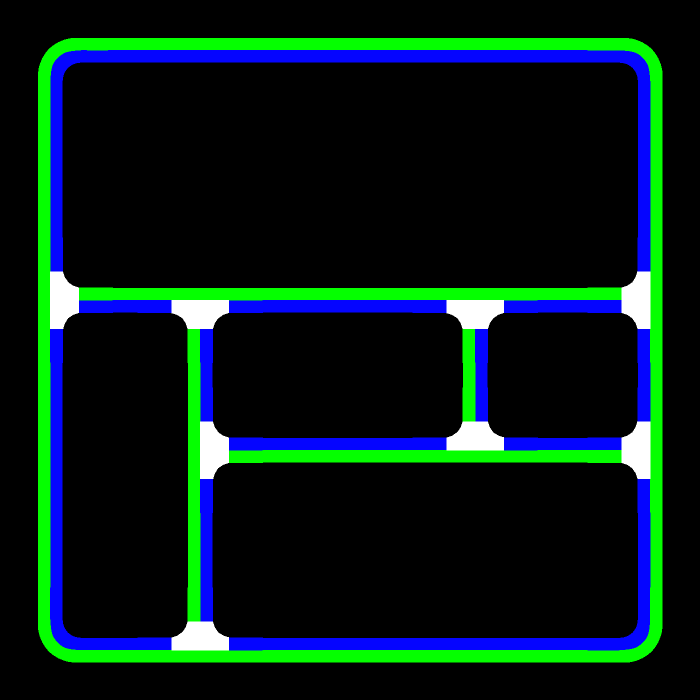
#> input picture maps/Town02-colored.png, 1400 x 1400 px (shown at 1/2 size); its folder holds 3 pictures in this run
$ python transform_map_carla.py   (older library calls are emulated)
#> lines starting #> are read from the running program, lines starting #| are printed output that depends on the picture; after the words box and inside, x2 and y2 are one past the last pixel; in counts of white or black regions, pixels touching at a corner belong together
### utils.py
import cv2
import math
import numpy as np
import pandas as pd
from shapely.geometry import Polygon


WHITE = [255, 255, 255]
BLACK = [0, 0, 0]

# Reduce number of points on contours such that Rviz can render them
FILTER_FACTOR = 2

# Vector map files
POINTS_COLUMNS = ["i", "j", "PID", "lat", "long"]

# init information
Density = 0.1643    # meters per pixel
# MAP_OFFSET = np.array([-16.43022, -16.43022, 0.000])  # for Town1
MAP_OFFSET = np.array([-21.87022, 91.04978])    # for Town2
LAT_LONG_COORD_TOP_LEFT = np.array([45., 45.])

MAX_LANE_PIXEL_WIDTH = 40
LANE_WIDTH = 3.98   # meters

# Compute distance between two points
def distance(point1, point2):
    return np.linalg.norm(point1 - point2)

# Display contours
# [15 lines left out: function display_contours, not called in this run]

# Points related functions
def transform_coord_to_lat_long(coord):
    R = 6378100  # Earth radius in meters
    lat = LAT_LONG_COORD_TOP_LEFT[0] + coord[0] / R
    long = LAT_LONG_COORD_TOP_LEFT[1] - coord[1] / R
    return np.array([lat, long])


# [6 lines left out: function pixel_to_coord, not called in this run]

def get_pid(df_points, i, j):
    v = df_points[(df_points.i == i) & (df_points.j == j)]
    r = 0
    if len(v) > 0:
        r = v.PID.values[0]
    return r


def neighbours(point1, point2):
    if abs(point1[0] - point2[0]) <= 2 * FILTER_FACTOR and abs(point1[1] - point2[1]) <= 2 * FILTER_FACTOR:
        return True
    return False


def roadedge_point(road_edges, x, y):
    dirs = [(-1, -1), (-1, 1), (1, -1), (1, 1)]
    for i in range(FILTER_FACTOR):
        for j in range(FILTER_FACTOR):
            for dir in dirs:
                nx = x + i * dir[0]
                ny = y + j * dir[1]
                if get_pid(road_edges, nx, ny) != 0:
                    return 1
    return 0


# Lines related functions
def white_neighbor(map_img, x, y):
    neigh = [(-FILTER_FACTOR, 0), (0, -FILTER_FACTOR), (0, FILTER_FACTOR), (FILTER_FACTOR, 0)]

    for i in range(len(neigh)):
        nx = x + neigh[i][0]
        ny = y + neigh[i][1]
        if np.all(map_img[ny, nx] == WHITE):
            return 1
    return 0


def trim_contour(contours, data, handler):
    def get_contour_set(contour_set, x):
        # Determine what set of contours the contour belongs to
        px = x
        while px != contour_set[px]['set']:
            px = contour_set[px]['set']
        while x != px:
            aux = contour_set[x]['set']
            contour_set[x]['set'] = px
            x = aux

        return px

    def join_contours(contour_set, x, y):
        px = get_contour_set(contour_set, x)
        py = get_contour_set(contour_set, y)

        if contour_set[px]['size'] < contour_set[py]['size']:
            contour_set[px]['set'] = py
        else:
            contour_set[py]['set'] = px
            if contour_set[px]['size'] == contour_set[py]['size']:
                contour_set[px]['size'] += 1

    for i in range(len(contours)):
        delete_mask = []
        for j in range(len(contours[i])):
            x = contours[i][j][0]
            y = contours[i][j][1]
            if handler(data, x, y) != 0:
                delete_mask.append(j)
        contours[i] = np.delete(contours[i], delete_mask, axis=0)

    # Remove empty contours
    for i in range(len(contours)-1, -1, -1):
        if len(contours[i]) == 0:
            del contours[i]

    # Separate contours in components, if they were split
    new_contours = []
    for contour in contours:
        new_contour = [contour[0]]
        for i in range(1, len(contour)):
            if not neighbours(contour[i-1], contour[i]):
                new_contours.append(new_contour)
                new_contour = [contour[i]]
            else:
                new_contour.append(contour[i])

        new_contours.append(new_contour)

    # Group neighbouring contours
    contour_set = []
    for i in range(len(new_contours)):
        elem = {}
        elem = {}
        elem['set'] = i
        elem['size'] = 1
        contour_set.append(elem)
    for i in range(len(new_contours) - 1):
        for j in range(i + 1, len(new_contours)):
            if neighbours(new_contours[i][0], new_contours[j][0]) or \
               neighbours(new_contours[i][0], new_contours[j][-1]) or \
               neighbours(new_contours[i][-1], new_contours[j][0]) or \
               neighbours(new_contours[i][-1], new_contours[j][-1]):
                join_contours(contour_set, i, j)

    sets = {}
    for i in range(len(new_contours)):
        if contour_set[i]['set'] not in sets:
            sets[contour_set[i]['set']] = [new_contours[i]]
        else:
            sets[contour_set[i]['set']].append(new_contours[i])

    # Merge neighbouring contours
    final_contours = []
    for key in sets:
        set = sets[key]
        new_contour = set[0]
        del set[0]
        while len(set) > 0:
            for i in range(len(set)):
                if neighbours(new_contour[0], set[i][0]):
                    new_contour = np.append(reversed(set[i]), new_contour, axis=0)
                    del set[i]
                    break
                if neighbours(new_contour[0], set[i][-1]):
                    new_contour = np.append(set[i], new_contour, axis=0)
                    del set[i]
                    break
                if neighbours(new_contour[-1], set[i][0]):
                    new_contour = np.append(new_contour, set[i])
                    del set[i]
                    break
                if neighbours(new_contour[-1], set[i][-1]):
                    new_contour = np.append(new_contour, reversed(set[i]), axis=0)
                    del set[i]
                    break
        final_contours.append(new_contour)

    return final_contours


def get_edges(map_img, lower, upper):
    # create NumPy arrays from the boundaries
    lower = np.array(lower, dtype="uint8")
    upper = np.array(upper, dtype="uint8")

    # find the colors within the specified boundaries and apply the mask
    mask = cv2.inRange(map_img, lower, upper)
    _, thresh = cv2.threshold(mask, 0, 255, cv2.THRESH_BINARY)
    _, contours, _ = cv2.findContours(thresh, cv2.RETR_CCOMP, cv2.CHAIN_APPROX_NONE)
    contours = list(map(lambda x: x.reshape(np.delete(x.shape, 1)), contours))

    # Filter false contours
    CONTOUR_POINTS_THRESH = 100
    for i in range(len(contours) - 1, -1, -1):
        if len(contours[i]) < CONTOUR_POINTS_THRESH:
            del contours[i]

    for i in range(len(contours)):
        new_contour = []
        for j in range(0, len(contours[i]), FILTER_FACTOR):
            new_contour.append(contours[i][j])
        # Add the final point of the original contour
        if (len(contours[i]) - 1) % FILTER_FACTOR != 0:
            new_contour.append(contours[i][-1])
        contours[i] = np.array(new_contour)

    return contours


def get_lane_separators(map_img, road_edges, trim_intersection=True):
    # Get green regions contours
    GREEN_LOW_THRESH = [0,0,4]
    GREEN_HIGH_THRESH = [0,255,6]
    contours = get_edges(map_img, GREEN_LOW_THRESH, GREEN_HIGH_THRESH)

    # Trim road edge points from contours
    contours = trim_contour(contours, road_edges, roadedge_point)

    # Trim intersection contours
    if trim_intersection:
        contours = trim_contour(contours, map_img, white_neighbor)

    # Order points on the contours
    for i in range(len(contours)):
        cut_point = -1
        for j in range(1, len(contours[i])):
            if not neighbours(contours[i][j - 1], contours[i][j]):
                cut_point = j
                break
        if cut_point != -1:
            contours[i] = np.append(contours[i][cut_point:], contours[i][:cut_point], 0)

    contours = list(map(np.array, contours))

    return contours


# [133 lines left out: functions repair_contours, adjust_grad, compute_gradient, not called in this run]


# Lane related functions
def extract_lanes(map_img, low_thresh, high_thresh):
    # Find the colors within the specified boundaries and apply the mask
    mask = cv2.inRange(map_img, low_thresh, high_thresh)
    _, thresh = cv2.threshold(mask, 0, 255, cv2.THRESH_BINARY)
    _, contours, _ = cv2.findContours(thresh, cv2.RETR_CCOMP, cv2.CHAIN_APPROX_NONE)
    contours = list(map(lambda x: x.reshape(np.delete(x.shape, 1)), contours))

    # Reduce contours to lines
    for i in range(len(contours)):
        repeating_point_left = -1
        for j in range(2,len(contours[i])):
            signy1 = np.sign(contours[i][j - 1][0] - contours[i][j - 2][0])
            signy2 = np.sign(contours[i][j][0] - contours[i][j - 1][0])
            signx1 = np.sign(contours[i][j - 1][1] - contours[i][j - 2][1])
            signx2 = np.sign(contours[i][j][1] - contours[i][j - 1][1])
            if signy1 != 0 and signy2 != 0 and signy1 != signy2:
                repeating_point_left = j
                break
            if signx1 != 0 and signx2 != 0 and signx1 != signx2:
                repeating_point_left = j
                break

        repeating_point_right = -1
        for j in range(len(contours[i]) - 2, -1, -1):
            signy1 = np.sign(contours[i][j - 1][0] - contours[i][j - 2][0])
            signy2 = np.sign(contours[i][j][0] - contours[i][j - 1][0])
            signx1 = np.sign(contours[i][j - 1][1] - contours[i][j - 2][1])
            signx2 = np.sign(contours[i][j][1] - contours[i][j - 1][1])
            if signy1 != 0 and signy2 != 0 and signy1 != signy2:
                repeating_point_right = j - 1
                break
            if signx1 != 0 and signx2 != 0 and signx1 != signx2:
                repeating_point_right = j - 1
                break

        if repeating_point_left != -1:
            if repeating_point_left != repeating_point_right + 1:
                contours[i] = np.append(contours[i][repeating_point_right:], contours[i][:repeating_point_left], axis=0)
            else:
                contours[i] = contours[i][:repeating_point_left]

    # Remove duplicate contours
    contour_points = {}
    contours_to_remove = []
    for i in range(len(contours)):
        for point in contours[i]:
            if str(point) not in contour_points:
                contour_points[str(point)] = 1
            else:
                contours_to_remove.append(i)
                break

    for i in range(len(contours_to_remove)-1, -1, -1):
        contours = np.delete(contours, contours_to_remove[i], axis=0)

    # Merge contours
    prev_len = 0
    while len(contours) != prev_len:
        prev_len = len(contours)
        contours = repair_contours(contours)

    # Filter lane points
    for i in range(len(contours)):
        new_contour = []
        for j in range(0,len(contours[i]),FILTER_FACTOR):
            new_contour.append(contours[i][j])
        # Add the final point of the original contour
        if (len(contours[i]) - 1) % FILTER_FACTOR != 0:
            new_contour.append(contours[i][-1])
        contours[i] = np.array(new_contour)

    # Set the the lane points in the correct direction
    for i in range(len(contours)):
        while True:
            # Choose random point on contour
            point_index = np.random.randint(len(contours[i]) - 1)
            gradx, grady = compute_gradient(point_index, contours[i], map_img)

            # Determine right distance
            dist_r = 0
            aux_point = [contours[i][point_index][0], contours[i][point_index][1]]
            while True:
                dist_r += 1
                aux_point[0] += gradx
                aux_point[1] += grady
                if np.all(map_img[int(aux_point[1]), int(aux_point[0])] == BLACK):
                    break
            # Determine left distance
            dist_l = 0
            aux_point = [contours[i][point_index][0], contours[i][point_index][1]]
            while True:
                dist_l += 1
                aux_point[0] -= gradx
                aux_point[1] -= grady
                if np.all(map_img[int(aux_point[1]), int(aux_point[0])] == BLACK):
                    break

            # If both distances are bigger than the maximum lane width, repeat
            if dist_l > MAX_LANE_PIXEL_WIDTH and dist_r > MAX_LANE_PIXEL_WIDTH:
                continue

            # If left is closer than right, reverse points
            if dist_l < dist_r:
                contours[i] = np.array(list(reversed(contours[i])))
            break

    return contours


# [26 lines left out: function adjust_lane_direction, not called in this run]


def read_lane_points(map_img, points):
    # Extract straight lanes
    LOW_STRAIGHT = (0, 0, 254)
    HIGH_STRAIGHT = (0, 11, 255)
    slanes = extract_lanes(map_img, LOW_STRAIGHT, HIGH_STRAIGHT)
    print("Finished straight lanes")
    # Extract left merging lanes
    LOW_LEFT_MERGING = (0, 199, 254)
    HIGH_LEFT_MERGING = (0, 201, 255)
    lmlanes = extract_lanes(map_img, LOW_LEFT_MERGING, HIGH_LEFT_MERGING)
    print("Finished left merging lanes")
    # Extract left branching lanes
    LOW_LEFT_BRANCHING = (0, 149, 254)
    HIGH_LEFT_BRANCHING = (0, 151, 255)
    lblanes = extract_lanes(map_img, LOW_LEFT_BRANCHING, HIGH_LEFT_BRANCHING)
    print("Finished left branching lanes")
    # Extract right merging lanes
    LOW_RIGHT_MERGING = (0, 49, 254)
    HIGH_RIGHT_MERGING = (0, 51, 255)
    rmlanes = extract_lanes(map_img, LOW_RIGHT_MERGING, HIGH_RIGHT_MERGING)
    print("Finished right merging lanes")
    # Extract right branching lanes
    LOW_RIGHT_BRANCHING = (0, 99, 254)
    HIGH_RIGHT_BRANCHING = (0, 101, 255)
    rblanes = extract_lanes(map_img, LOW_RIGHT_BRANCHING, HIGH_RIGHT_BRANCHING)
    print("Finished right branching lanes")

    # Adjust merging and branching lanes direction
    lmlanes = adjust_lane_direction(lmlanes, slanes, 'merging')
    lblanes = adjust_lane_direction(lblanes, slanes, 'branching')
    rmlanes = adjust_lane_direction(rmlanes, slanes, 'merging')
    rblanes = adjust_lane_direction(rblanes, slanes, 'branching')

    # Generate lane points
    all_lanes = np.append(slanes, lmlanes, axis=0)
    all_lanes = np.append(all_lanes, lblanes, axis=0)
    all_lanes = np.append(all_lanes, rmlanes, axis=0)
    all_lanes = np.append(all_lanes, rblanes, axis=0)
    PID = points[-1][2] + 1
    for lane in all_lanes:
        for point in lane:
            i = point[0]
            j = point[1]
            relative_loc = Density * np.array([i, j,])
            coord = relative_loc + MAP_OFFSET

            lat, long = transform_coord_to_lat_long(coord)

            points.append([i, j, PID, lat, long])
            PID += 1
    df_points = pd.DataFrame(points, columns=POINTS_COLUMNS)

    # Group lanes in a dicitionary
    lanes = {}
    lanes['straight'] = slanes
    lanes['left_merging'] = lmlanes
    lanes['left_branching'] = lblanes
    lanes['right_merging'] = rmlanes
    lanes['right_branching'] = rblanes

    return lanes


# Junction related functions
# [131 lines left out: functions detect_junctions, split_at_junctions, stick_lanes, intersect, not called in this run]

### transform_map_carla.py
import pickle as pkl
import os
from misc import *
from utils import *
from map_elements import *
from modules.map.proto import map_pb2
from modules.map.proto import map_lane_pb2


TOWN = "Town02"

LANES_SEPARATED = True
CROPPED_LANE_SEPARATORS_FILE = 'cropped_lane_separators.pkl'
CONTOURS_GENERATED = True
CONTOURS_FILE = 'contours.pkl'
RAW_DATA_GENERATED = True
RAW_DATA_FILE = 'raw_data.pkl'
FILTER_MAP_POINTS = False

# Constant values
SOLID_YELLOW = map_lane_pb2.LaneBoundaryType.SOLID_YELLOW
CURB = map_lane_pb2.LaneBoundaryType.CURB
DOTTED_WHITE = map_lane_pb2.LaneBoundaryType.DOTTED_WHITE

SPEED_LIMIT = 60
LANE_TYPE = map_lane_pb2.Lane.CITY_DRIVING
HEADING = 0
WIDTH = 3.98
DIRECTION = map_lane_pb2.Lane.FORWARD
SECTION_ID = "1"


def get_points(map_img, lane_map_img):
    # Detect the road edges
    ROAD_EDGE_LOW_THRESH = [0, 0, 1]
    ROAD_EDGE_HIGH_THRESH = [255, 255, 255]
    road_edges = get_edges(map_img, ROAD_EDGE_LOW_THRESH, ROAD_EDGE_HIGH_THRESH)

    points = []
    PID = 1
    for edge in road_edges:
        for point in edge:
            i = point[0]
            j = point[1]
            relative_loc = Density * np.array([i, j])
            coord = relative_loc + MAP_OFFSET

            lat, long = transform_coord_to_lat_long(coord)

            points.append([i, j, PID, lat, long])
            PID += 1
    df_points = pd.DataFrame(points, columns=POINTS_COLUMNS)

    # Detect lane separators
    if LANES_SEPARATED and os.path.exists(CROPPED_LANE_SEPARATORS_FILE):
        lane_separators = pkl.load(open(CROPPED_LANE_SEPARATORS_FILE, 'rb'))
    else:
        lane_separators = get_lane_separators(map_img, df_points)
        pkl.dump(lane_separators, open(CROPPED_LANE_SEPARATORS_FILE, 'wb'))

    for lane in lane_separators:
        for point in lane:
            i = point[0]
            j = point[1]
            relative_loc = Density * np.array([i, j])
            coord = relative_loc + MAP_OFFSET

            lat, long = transform_coord_to_lat_long(coord)

            points.append([i, j, PID, lat, long])
            PID += 1

    # Generate lames
    lanes = read_lane_points(lane_map_img, points)

    df_points = pd.DataFrame(points, columns=POINTS_COLUMNS)

    return df_points, road_edges, lane_separators, lanes


if __name__ == '__main__':
    # Get map image
    map_path = f"maps/{TOWN:s}-colored.png"
    map_img = cv2.imread(map_path)
#> map_img is the input picture: shape (1400, 1400, 3); mean B, G, R 25.9, 29.6, 6.3
    lane_map_path = f"maps/{TOWN:s}-lanes-right-left.png"
    lane_map_img = cv2.imread(lane_map_path)
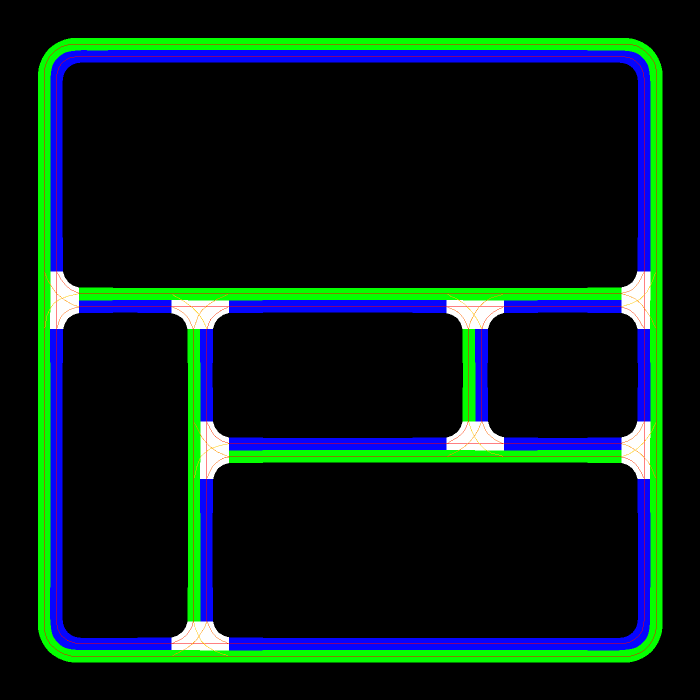
#> input picture maps/Town02-lanes-right-left.png, 1400 x 1400 px (shown at 1/2 size)
#> lane_map_img is the input picture: shape (1400, 1400, 3); mean B, G, R 24.7, 28.3, 8
    road_objects_file = f"maps/{TOWN:s}_objects.txt"

    vmaps_dir = 'Carla_Vmaps'
    save_dir = os.path.join(vmaps_dir, TOWN)
    if not os.path.exists(save_dir):
        os.makedirs(save_dir)

    # Build road edges, lane separators and lanes
    if CONTOURS_GENERATED and os.path.exists(CONTOURS_FILE):
        contours = pkl.load(open(CONTOURS_FILE, 'rb'))
    else:
        df_points, road_edges, lane_separators, lanes = get_points(map_img, lane_map_img)
#> in get_edges, `mask = cv2.inRange(map_img, lower, upper)`:
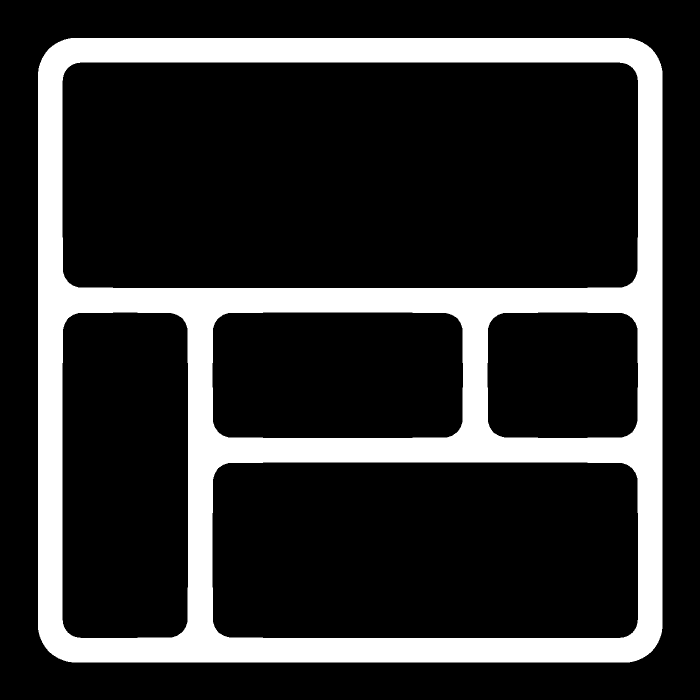
#> mask: shape (1400, 1400) (shown at 1/2 size); 19.5% white; 1 white region
#> in get_edges, `_, contours, _ = cv2.findContours(thresh, cv2.RETR_CCOMP, cv2.CHAIN_AP..`: contours = 6 contours; box (x1, y1, x2, y2) and area: (76, 76, 1325, 1325) 1552747, (124, 124, 1277, 577) 519032, (424, 924, 1277, 1277) 298050, (124, 624, 377, 1277) 162451, (424, 624, 927, 877) 124476, (974, 624, 1277, 877) 74071
#> in get_edges, `contours = list(map(lambda x: x.reshape(np.delete(x.shape, 1)), contou..`: contours = 6 items
#> the loop in get_edges, `for i in range(len(contours) - 1, -1, -1):` made 6 passes
#> i on passes 1, 2, 4, 5, 6: 5, 4, 2, 1, 0
#> the loop in get_edges, `for i in range(len(contours)):` made 6 passes
#> the loop in get_points, `for edge in road_edges:` made 6 passes
#> in get_edges (call 2), `mask = cv2.inRange(map_img, lower, upper)`:
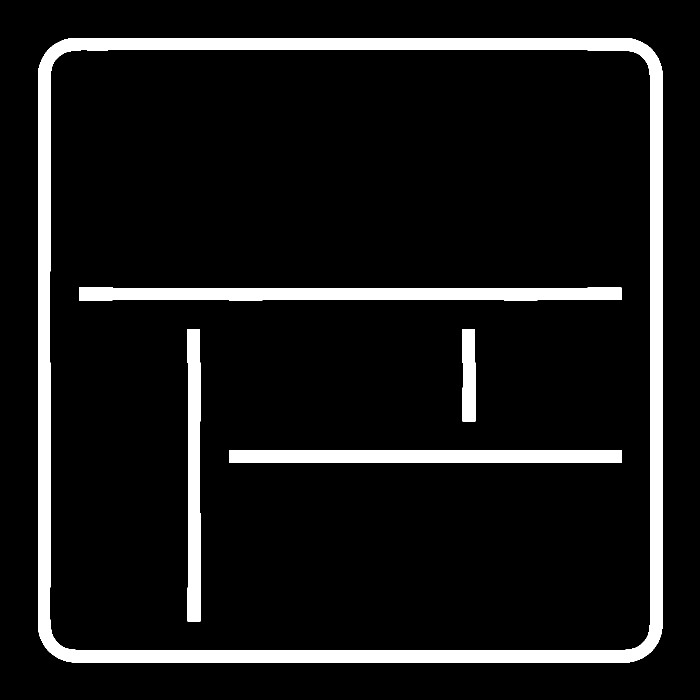
#> mask: shape (1400, 1400) (shown at 1/2 size); 9.3% white; 5 white regions, box (x1, y1, x2, y2) and area: (76, 76, 1325, 1325) 117439, (158, 575, 1243, 601) 26377, (458, 900, 1243, 926) 19512, (375, 658, 401, 1243) 14511, (925, 658, 951, 843) 4694
#> the loop in get_edges (call 2), `for i in range(len(contours) - 1, -1, -1):` made 6 passes
#> the loop in get_edges (call 2), `for i in range(len(contours)):` made 6 passes
#> the loop in trim_contour, `for i in range(len(contours)):` made 6 passes
#> the loop in trim_contour, `for i in range(len(contours)-1, -1, -1):` made 6 passes
#> the loop in trim_contour, `for contour in contours:` made 5 passes
#> the loop in trim_contour, `for i in range(len(new_contours)):` made 6 passes
#> the loop in trim_contour, `for i in range(len(new_contours) - 1):` made 5 passes
#> the loop in trim_contour, `for key in sets:` made 5 passes
#> the loop in trim_contour (call 2), `for i in range(len(contours)):` made 5 passes
#> the loop in trim_contour (call 2), `for i in range(len(contours)-1, -1, -1):` made 5 passes
#> the loop in trim_contour (call 2), `for contour in contours:` made 5 passes
#> the loop in trim_contour (call 2), `for i in range(len(new_contours)):` made 13 passes
#> the loop in trim_contour (call 2), `for i in range(len(new_contours) - 1):` made 12 passes
#> the loop in trim_contour (call 2), `for key in sets:` made 12 passes
#> the loop in get_lane_separators, `for i in range(len(contours)):` made 12 passes
#> the loop in get_points, `for lane in lane_separators:` made 12 passes
#> in extract_lanes, `mask = cv2.inRange(map_img, low_thresh, high_thresh)`:
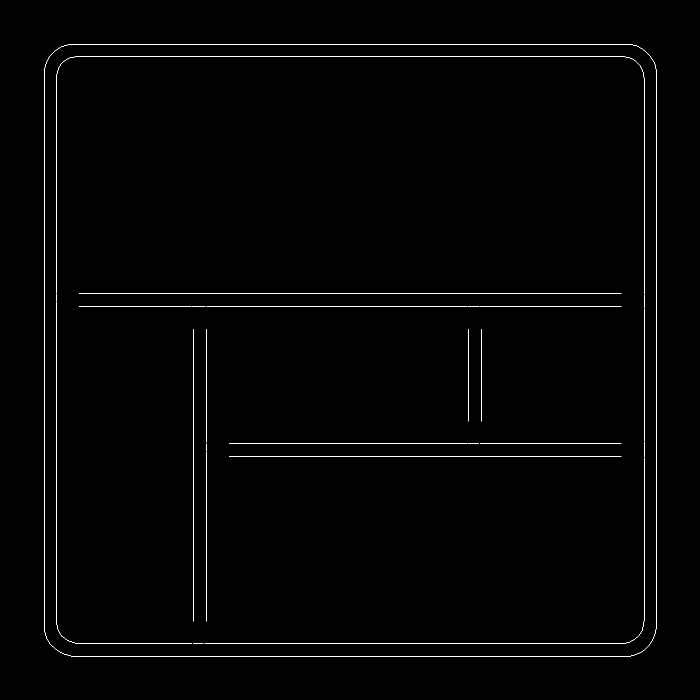
#> mask: shape (1400, 1400) (shown at 1/2 size); 0.75% white in thin lines or dots, all inside (x1, y1, x2, y2) = (88, 88, 1313, 1313)
#> the loop in extract_lanes, `for i in range(len(contours)):` made 26 passes
#> the loop in extract_lanes, `for i in range(len(contours_to_remove)-1, -1, -1):` made 1 pass
#> (the run stopped early here; a loop or call above may not have finished)
